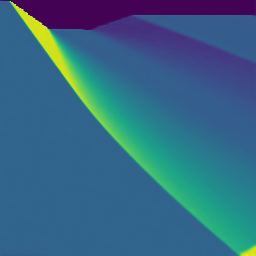
#> input picture double_ramp_configuration/X_dummy_code_playground/png_input/density_plot.png, 256 x 256 px, found by its file name
$ python binary_mask_dr_v5.py   (older library calls are emulated)
#> lines starting #> are read from the running program, lines starting #| are printed output that depends on the picture; after the words box and inside, x2 and y2 are one past the last pixel; in counts of white or black regions, pixels touching at a corner belong together; long printed decimals are rounded
### double_ramp_configuration/dramp_auto_backwards/point_reorder_gmsh.py
def sort_points(points):
    # Convert list of points to a set to ensure uniqueness
    unique_points = list(set(points))

    # Identify the first point: min x, max y
    first_point = min(unique_points, key=lambda p: (p[0], -p[1]))

    # Identify the last point: min x, min y
    last_point = min(unique_points, key=lambda p: (p[0], p[1]))

    # Identify the second-last point: max x, min y
    second_last_point = max(unique_points, key=lambda p: (p[0], -p[1]))

    # Exclude the identified points from the remaining points
    remaining_points = [p for p in unique_points if p not in {first_point, second_last_point, last_point}]

    # Sort the remaining points by increasing x-coordinate
    remaining_sorted = sorted(remaining_points, key=lambda p: p[0])

    # Combine the points in the desired order
    ordered_points = [first_point] + remaining_sorted + [second_last_point, last_point]

    return ordered_points

### double_ramp_configuration/X_dummy_code_playground/binary_mask_test_v2/binary_mask_dr_v5.py
"""
MAIN DUMMY CODE FOR CV -v2
"""

import cv2
import numpy as np
import sys
import os
sys.path.append(os.path.abspath(os.path.join(os.path.dirname(__file__), '..', 'main_code')))
from point_reorder_gmsh import sort_points
import matplotlib.pyplot as plt


def process_image(input_image_path, physical_domain_height=1.0, save_steps=False, output_dir=None):
    """
    Process CFD image to extract scaled physical coordinates of key points.

    Parameters:
        input_image_path (str): Path to the input image.
        physical_domain_height (float): Physical height of domain in real units.
        save_steps (bool): Whether to save intermediate images.
        output_dir (str): Directory to save intermediate images if save_steps is True.

    Returns:
        List[Tuple[float, float]]: Scaled (x, y) coordinates in physical units.
    """
#> called with physical_domain_height = 256, save_steps = True
    if save_steps:
        assert output_dir is not None, "Output directory must be specified if save_steps is True."
        os.makedirs(output_dir, exist_ok=True)

    def save_step(img, step_name):
        if save_steps:
            path = os.path.join(output_dir, f"{step_name}.png")
            cv2.imwrite(path, img)
    """
    image = cv2.imread(input_image_path)
    if image is None:
        raise FileNotFoundError(f"Image not found at: {input_image_path}")
    save_step(image, "step_0_original")

    gray = cv2.cvtColor(image, cv2.COLOR_BGR2GRAY)
    median_v2 = cv2.medianBlur(gray, 11)
    blurred_v7 = cv2.GaussianBlur(median_v2, (9, 9), 2)
    save_step(blurred_v7, "step_2_before_binary_mask")
    _, binary_mask = cv2.threshold(blurred_v7, 35, 255, cv2.THRESH_BINARY_INV)
    save_step(binary_mask, "step_3_binary_mask")                               # 255 - max value to use (255 white - 0 black)

    contours, _ = cv2.findContours(binary_mask, cv2.RETR_EXTERNAL, cv2.CHAIN_APPROX_SIMPLE)
    if not contours:
        raise RuntimeError("No contours found in image.")
    wedge_contour = max(contours, key=cv2.contourArea)

    epsilon = 0.01 * cv2.arcLength(wedge_contour, True)
    approx = cv2.approxPolyDP(wedge_contour, epsilon, True)
    points = approx.reshape(-1, 2)

    coords = cv2.findNonZero(blurred_v7).reshape(-1, 2)
    left_upper = coords[np.argmin(coords[:, 0] + coords[:, 1])]
    left_lower = coords[np.argmin(coords[:, 0] - coords[:, 1])]
    right_lower = coords[np.argmax(coords[:, 0] + coords[:, 1])]

    corner_points = np.array([left_upper, left_lower, right_lower])
    points = np.vstack([points, corner_points])
    """

    image = cv2.imread(input_image_path)
#> image is the input picture: shape (256, 256, 3); mean B, G, R 132.8, 102.7, 53.3
    if image is None:
        raise FileNotFoundError(f"Image not found at: {input_image_path}")
    save_step(image, "step_0_original")

    # Convert to grayscale
    gray = cv2.cvtColor(image, cv2.COLOR_BGR2GRAY)
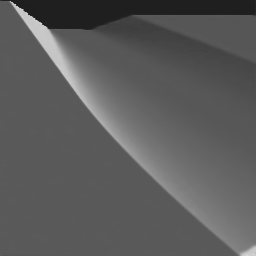
#> gray: shape (256, 256); min 30, max 215, mean 91.2

    # Step 1: Smoothing
    median_filtered = cv2.medianBlur(gray, 11)
    # [8 lines of commented-out code are left out]
    threshold_value = 40  # tweak this manually based on what works best
    _, binary_mask = cv2.threshold(median_filtered, threshold_value, 255, cv2.THRESH_BINARY_INV)
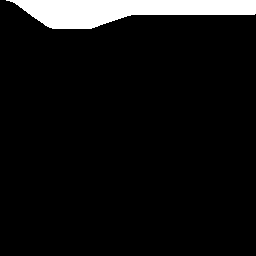
#> binary_mask: shape (256, 256); 6.9% white; 1 white region, box (x1, y1, x2, y2) and area: (6, 0, 256, 29) 4525
    save_step(binary_mask, "step_3_binary_mask")  # Save the binary mask for debugging
    '''
    # [33 lines of commented-out code are left out]
    '''
    cleared_mask = binary_mask.copy()
    cv2.rectangle(cleared_mask, (0, 0), (cleared_mask.shape[1]-1, cleared_mask.shape[0]-1), 0, thickness=0)
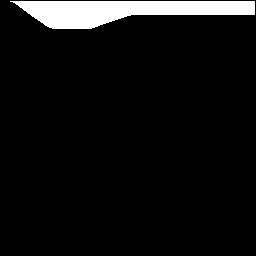
#> cleared_mask: shape (256, 256); 6.5% white; 1 white region
    save_step(cleared_mask, "step_4_cleared_mask")
    contours, _ = cv2.findContours(cleared_mask, cv2.RETR_EXTERNAL, cv2.CHAIN_APPROX_SIMPLE)
#> contours = 1 contour; box (x1, y1, x2, y2) and area: (10, 1, 255, 29) 4010

    if not contours:
        raise RuntimeError("No contours found in image.")
    wedge_contour = max(contours, key=cv2.contourArea)
#> wedge_contour = contour of 57 points, box (x1, y1, x2, y2) (10, 1, 255, 29), area 4010

    # Step 9: Approximate shape
    epsilon = 0.0025 * cv2.arcLength(wedge_contour, True)
#> epsilon = 1.29
    approx = cv2.approxPolyDP(wedge_contour, epsilon, True)
#> approx = [[10, 1], [14, 2], [45, 25], [52, 28], [91, 28], [131, 14], [254, 14], [254, 1]]

    # [8 lines of commented-out code are left out]

    '''
    #Causing problems at the right upper corner point definition, double value
    points = approx.reshape(-1, 2)
    '''
    # Reshape to 2D array
    points = approx.reshape(-1, 2)
#> points has the same summary as approx

    # Define search tolerance
    x_tolerance = 10

    # Compute approximate max x
    max_x = np.max(points[:, 0])
#> max_x = 254

    # Find all points within tolerance of max x
    candidate_mask = (points[:, 0] >= max_x - x_tolerance)
#> candidate_mask = [False, False, False, False, False, False, True, True]
    candidate_points = points[candidate_mask]
#> candidate_points = [[254, 14], [254, 1]]

    # Only proceed if more than one candidate exists
    if len(candidate_points) > 1:
        # Find the one with min y among candidates
        min_y = np.min(candidate_points[:, 1])
#> min_y = 1
        to_remove_mask = candidate_mask & (points[:, 1] == min_y)
#> to_remove_mask = [False, False, False, False, False, False, False, True]

        # Remove that point
        points = points[~to_remove_mask]
#> points = [[10, 1], [14, 2], [45, 25], [52, 28], [91, 28], [131, 14], [254, 14]]

        # Step 10: Corner detection
    coords = cv2.findNonZero(median_filtered).reshape(-1, 2)
#> coords = 65536 pairs, first value 0 to 255, second value 0 to 255
    left_upper = coords[np.argmin(coords[:, 0] + coords[:, 1])]
#> left_upper = [0, 0]
    left_lower = coords[np.argmin(coords[:, 0] - coords[:, 1])]
#> left_lower = [0, 255]
    right_lower = coords[np.argmax(coords[:, 0] + coords[:, 1])]
#> right_lower = [255, 255]

    corner_points = np.array([left_upper, left_lower, right_lower])
#> corner_points = [[0, 0], [0, 255], [255, 255]]
    points = np.vstack([points, corner_points])
#> points = [[10, 1], [14, 2], [45, 25], [52, 28], [91, 28], [131, 14], [254, 14], [0, 0], [0, 255], [255, 255]]
    '''

    # Safer version using only pixels within the contour
    mask = np.zeros_like(enhanced, dtype=np.uint8)
    cv2.drawContours(mask, [wedge_contour], -1, color=255, thickness=-1)  # Fill the contour
    inside_pixels = cv2.findNonZero(mask).reshape(-1, 2)

    left_upper = inside_pixels[np.argmin(inside_pixels[:, 0] + inside_pixels[:, 1])]
    left_lower = inside_pixels[np.argmin(inside_pixels[:, 0] - inside_pixels[:, 1])]
    right_lower = inside_pixels[np.argmax(inside_pixels[:, 0] + inside_pixels[:, 1])]
    '''

    ### Will deleted
    # Visualize detected points
    approx_img = image.copy()
    for pt in points:
        cv2.circle(approx_img, tuple(pt), 5, (0, 0, 255), -1)
#> this loop made 10 passes
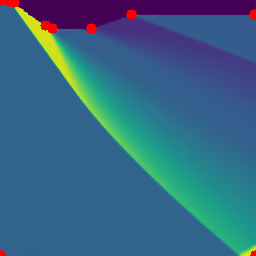
#> approx_img: shape (256, 256, 3); 0.81% of pixels changed, all inside (x1, y1, x2, y2) = (0, 0, 256, 256)
    save_step(approx_img, "step_5_approx_points")
    ### Will deleted


    # Scaling
    pixel_height = left_lower[1] - left_upper[1]
#> pixel_height = 255
    if pixel_height == 0:
        raise ValueError("Pixel height between left_upper and left_lower is zero. Check detected points.")

    scale_y = physical_domain_height / pixel_height
#> scale_y = 1
    scale_x = scale_y
#> scale_x = 1
    image_height = image.shape[0]
#> image_height = 256

    scaled_points = []
    for pt in points:
        dx = pt[0] - left_lower[0]
        dy = (image_height - pt[1]) - (image_height - left_lower[1])
        x_phys = dx * scale_x
        y_phys = dy * scale_y
        scaled_points.append((round(x_phys, 6), round(y_phys, 6)))
        scaled_points = sort_points(scaled_points)
#> this loop made 10 passes
#> (pt, dx, dy, x_phys, y_phys, last_point in sort_points) on passes 6, 7, 10: ([131, 14], 131, 241, 131.5, 241.9, (10.04, 255)), ([254, 14], 254, 241, 255, 241.9, (10.04, 255)), ([255, 255], 255, 0, 256, 0, (0, 0))
#> (pt, dx, dy, x_phys, y_phys, scaled_points) on passes 1 to 2: ([10, 1], 10, 254, 10.04, 255, [(10.04, 255), (10.04, 255), (10.04, 255)]), ([14, 2], 14, 253, 14.05, 254, [(10.04, 255), (14.05, 254), (10.04, 255)])

    return scaled_points

points = process_image(
    input_image_path="./double_ramp_configuration/X_dummy_code_playground/png_input/density_plot.png",
    physical_domain_height=256.0,
    save_steps=True,
    output_dir="./double_ramp_configuration/X_dummy_code_playground/output/cv_steps"
)
#> points = [(0, 256), (10.04, 255), (14.05, 254), (45.18, 230.9), (52.2, 227.9), (91.36, 227.9), (131.5, 241.9), (255, 241.9), (256, 0), (0, 0)]

print(points)
#| [(0.0, 256.0), (10.039, 254.996), (14.055, 253.992), (45.176, 230.902), (52.204, 227.890), (91.357, 227.890), (131.514, 241.945), (254.996, 241.945), (256.0, 0.0), (0.0, 0.0)]
